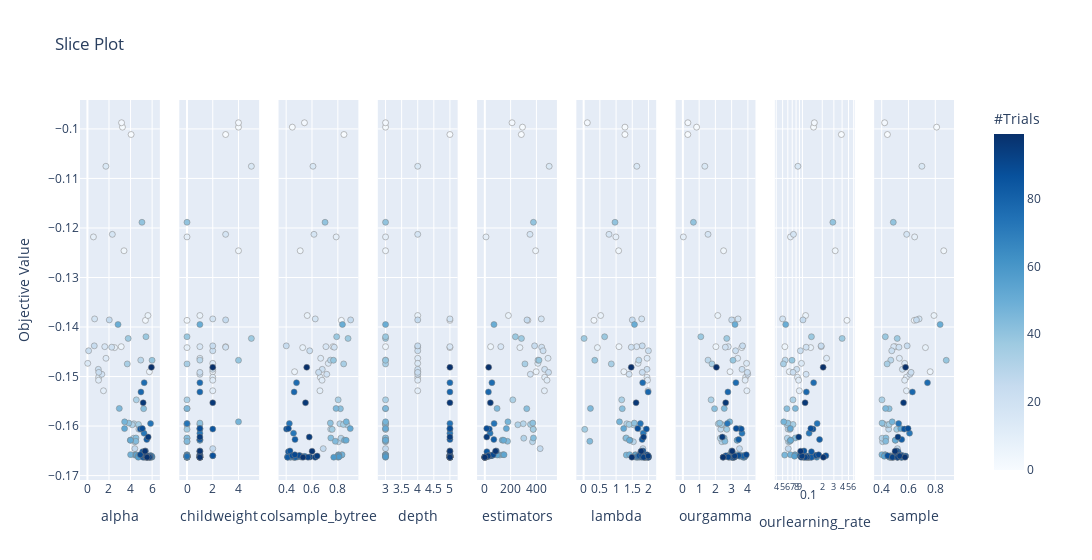

Notebook code for this chart:
### Code cell
optuna.visualization.plot_slice(studyObject1)
